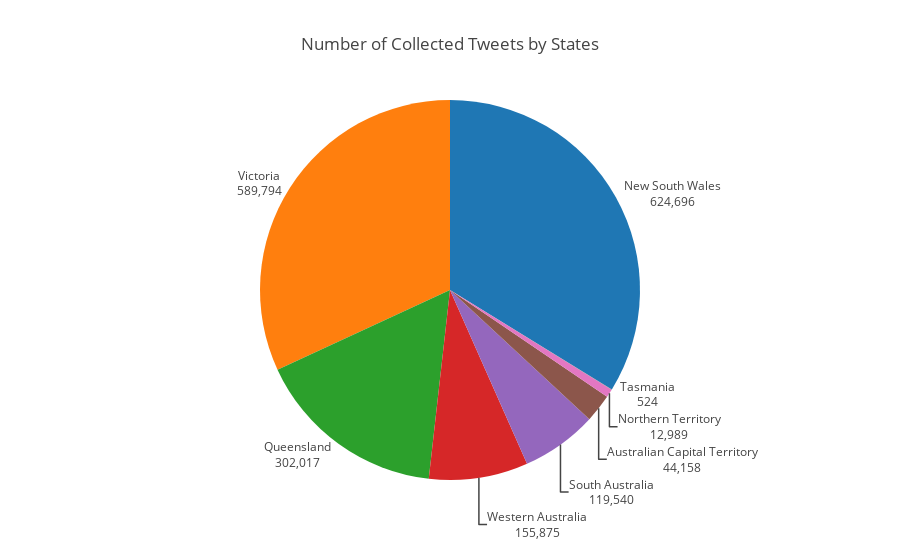

Notebook code cell kept with this figure:
### Code cell
labels = plot_df.index.values.tolist()
values = plot_df.values.ravel().tolist()
trace = go.Pie(labels=labels, values=values, 
               hoverinfo='label+percent', sort=True, showlegend=False,
               textinfo='value+label', textposition='outside')
layout = go.Layout(title='Number of Collected Tweets by States')
fig = go.Figure(data=[trace], layout=layout)
plotly.offline.iplot(fig, filename='basic_pie_chart')

### Figure 1 — Plotly figure (JSON) as saved in the notebook; plotly's stock layout.template omitted (floating-point values rounded to 4 significant figures)
{"data": [{"hoverinfo": "label+percent", "labels": ["New South Wales", "Victoria", "Queensland", "Western Australia", "South Australia", "Australian Capital Territory", "Northern Territory", "Tasmania"], "showlegend": false, "sort": true, "textinfo": "value+label", "textposition": "outside", "type": "pie", "values": [624696, 589794, 302017, 155875, 119540, 44158, 12989, 524]}], "layout": {"title": "Number of Collected Tweets by States"}}
